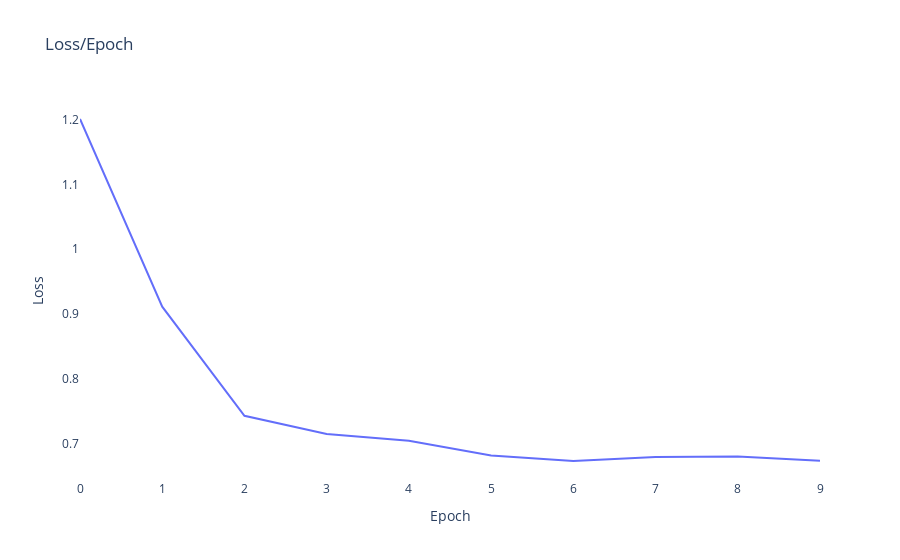
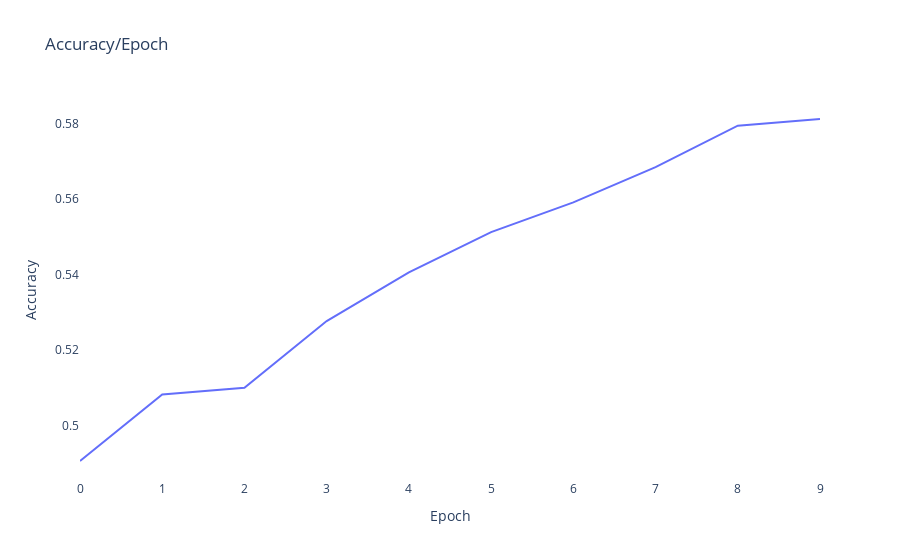

The notebook cell saved with these charts, in order:
### Markdown cell above
Обучим модель

### Code cell
cnn = CNN()  # Replace with StockLSTM(), StockGRU(), etc.
train_model(cnn, loader_train)

### Figure 1 — Plotly figure (JSON) as saved in the notebook; plotly's stock layout.template omitted (floating-point values rounded to 4 significant figures)
{"data": [{"mode": "lines", "x": [0, 1, 2, 3, 4, 5, 6, 7, 8, 9], "y": [1.201, 0.9114, 0.743, 0.7151, 0.7047, 0.682, 0.6733, 0.6795, 0.6803, 0.6737], "type": "scatter"}], "layout": {"plot_bgcolor": "white", "xaxis": {"title": {"text": "Epoch"}}, "yaxis": {"title": {"text": "Loss"}}, "title": {"text": "Loss/Epoch"}}}

### Figure 2 — Plotly figure (JSON) as saved in the notebook; plotly's stock layout.template omitted (floating-point values rounded to 4 significant figures)
{"data": [{"mode": "lines", "x": [0, 1, 2, 3, 4, 5, 6, 7, 8, 9], "y": [0.4907, 0.5083, 0.5101, 0.5277, 0.5406, 0.5513, 0.5591, 0.5685, 0.5795, 0.5812], "type": "scatter"}], "layout": {"plot_bgcolor": "white", "xaxis": {"title": {"text": "Epoch"}}, "yaxis": {"title": {"text": "Accuracy"}}, "title": {"text": "Accuracy/Epoch"}}}
